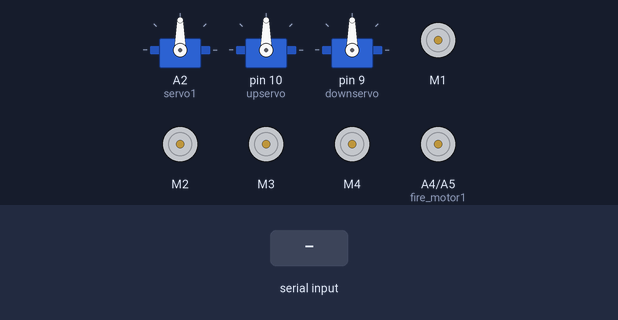
Simulated run of this sketch. Board: Arduino Uno, built with avr-gcc and run on an emulated ATmega328P. Shown: 3 × servo, 4 × DC motor (green arrow = forward, orange = backward, longer = faster), motor-driver pin pairs drawn as motors (green arrow = first pin HIGH = forward, orange = second pin HIGH = backward, longer = more drive). The test bench sets the inputs (shaded band).

Above: at 1.2 s.
1.3 s: "F" received over Serial
At 2.3 s:
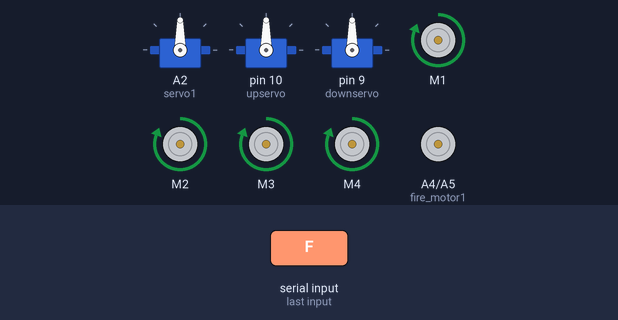
2.8 s: "B" received over Serial
At 3.4 s:
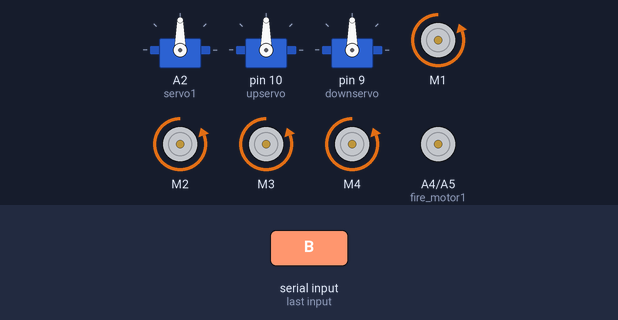
4.3 s: "L" received over Serial
At 5.5 s:
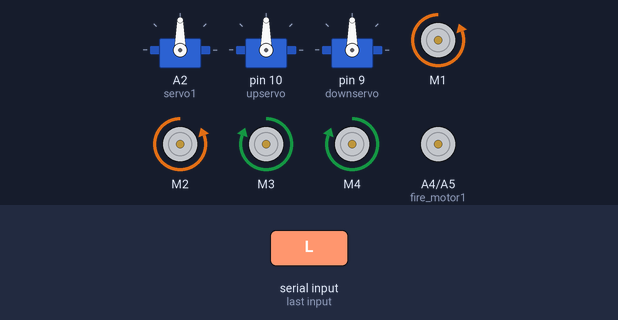
5.8 s: "R" received over Serial
At 6.9 s:
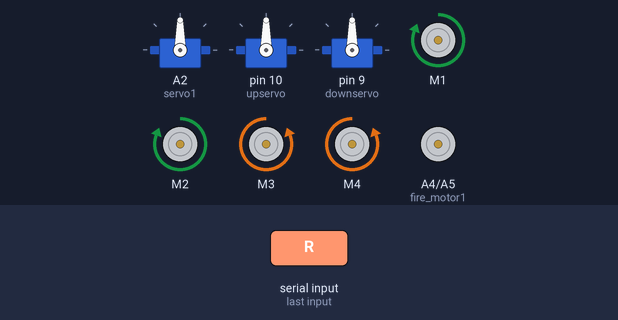
7.3 s: "f" received over Serial
At 8.0 s:
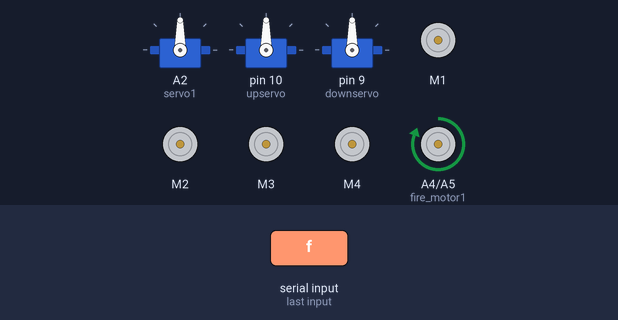
10.3 s: "F" received over Serial
At 13.1 s:
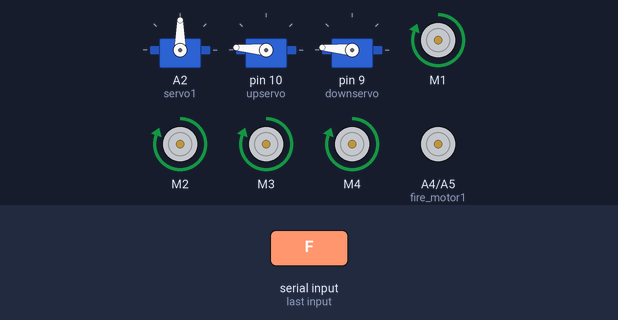
Timing chart, 0 to 14.3 s (numbered marks = the images above; inputs shaded):
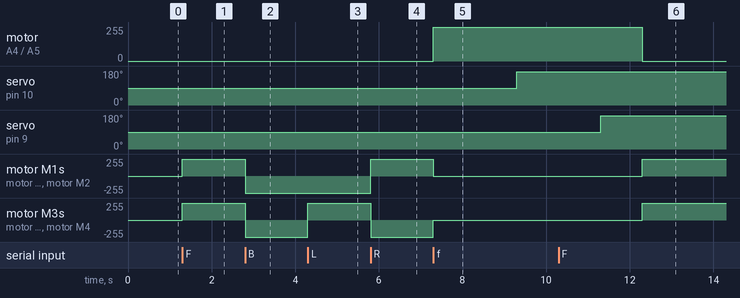

The sketch:

robolymbics_servo_direction.ino
```cpp
#include <AFMotor.h>
#include <Servo.h>
Servo servo1;//ultrasonic sensor
Servo upservo;//shooting servo
Servo downservo;//shooting servo
//initial motors pin
AF_DCMotor motor1(1);
AF_DCMotor motor2(2);
AF_DCMotor motor3(3);
AF_DCMotor motor4(4);
int const fire_motor1=A4;
int const fire_motor2=A5;
int pos = 0;
char command;

void setup()
{
  Serial.begin(9600);  //Set the baud rate to your Bluetooth module.
  servo1.attach(A2);
  upservo.attach(10);
  downservo.attach(9);
  pinMode(fire_motor1,OUTPUT);
  pinMode(fire_motor2,OUTPUT);
}

void loop(){
  digitalWrite(fire_motor1,LOW);
  digitalWrite(fire_motor2,LOW);
  servo1.write(90);
  if(Serial.available() > 0){
    command = Serial.read();
    Stop();
    switch(command){
    case 'F':
      forward();
      break;
    case 'B':
       back();
      break;
    case 'L':
      left();
      break;
    case 'R':
      right();
      break;
   /* case 'p':
      servoR();
      break;
    case 'O':
      servoL();
      break;*/
    case 'f':
      fire();
      break;
    case 'X':
    fireL();
    break;
    case 'Y':
    fireR();
    case'q':
    void stopfire();
    break;
    }
  }
}
void fireL(){

  }
  void fireR(){

    }
void stopfire(){
     digitalWrite(fire_motor1,LOW);
     digitalWrite(fire_motor2,LOW);
      }
void fire(){
  digitalWrite(fire_motor1,HIGH);
  digitalWrite(fire_motor2,LOW);
  delay(1000);
  upservo.write(90);
  delay(1000);
  upservo.write(175);
  delay(1000);
  downservo.write(90);
  delay(1000);
  downservo.write(175);
  delay(1000);

  }
/*void servoL(){
  for (pos =120; pos >=90 ; pos -= 1) {
    servo1.write(pos);
    delay(15);
    //Serial.println(pos);
  }
  }
void servoR(){
  for (pos = 0; pos <= 30; pos += 1) {
    servo1.write(pos);
    delay(15);
    //Serial.println(pos);
  }
  }*/

void forward()
{
  motor1.setSpeed(255); //Define maximum velocity
  motor1.run(FORWARD); //rotate the motor clockwise
  motor2.setSpeed(255); //Define maximum velocity
  motor2.run(FORWARD); //rotate the motor clockwise
  motor3.setSpeed(255);//Define maximum velocity
  motor3.run(FORWARD); //rotate the motor clockwise
  motor4.setSpeed(255);//Define maximum velocity
  motor4.run(FORWARD); //rotate the motor clockwise
  digitalWrite(8,HIGH);
}

void back()
{
  motor1.setSpeed(255); //Define maximum velocity
  motor1.run(BACKWARD); //rotate the motor anti-clockwise
  motor2.setSpeed(255); //Define maximum velocity
  motor2.run(BACKWARD); //rotate the motor anti-clockwise
  motor3.setSpeed(255); //Define maximum velocity
  motor3.run(BACKWARD); //rotate the motor anti-clockwise
  motor4.setSpeed(255); //Define maximum velocity
  motor4.run(BACKWARD); //rotate the motor anti-clockwise
}

void left()
{
  motor1.setSpeed(255); //Define maximum velocity
  motor1.run(BACKWARD); //rotate the motor anti-clockwise
  motor2.setSpeed(255); //Define maximum velocity
  motor2.run(BACKWARD); //rotate the motor anti-clockwise
  motor3.setSpeed(255); //Define maximum velocity
  motor3.run(FORWARD);  //rotate the motor clockwise
  motor4.setSpeed(255); //Define maximum velocity
  motor4.run(FORWARD);  //rotate the motor clockwise
}

void right()
{
  motor1.setSpeed(255); //Define maximum velocity
  motor1.run(FORWARD); //rotate the motor clockwise
  motor2.setSpeed(255); //Define maximum velocity
  motor2.run(FORWARD); //rotate the motor clockwise
  motor3.setSpeed(255); //Define maximum velocity
  motor3.run(BACKWARD); //rotate the motor anti-clockwise
  motor4.setSpeed(255); //Define maximum velocity
  motor4.run(BACKWARD); //rotate the motor anti-clockwise
}

void Stop()
{
  motor1.setSpeed(0); //Define minimum velocity
  motor1.run(RELEASE); //stop the motor when release the button
  motor2.setSpeed(0); //Define minimum velocity
  motor2.run(RELEASE); //rotate the motor clockwise
  motor3.setSpeed(0); //Define minimum velocity
  motor3.run(RELEASE); //stop the motor when release the button
  motor4.setSpeed(0); //Define minimum velocity
  motor4.run(RELEASE); //stop the motor when release the button
}
```

Measured:
- after the input at 1.3 s, motor M1–4: stopped → forward 255/255 at once
- after the input at 2.8 s, motor M1–4: forward 255/255 → backward 255/255 at once
- after the input at 4.3 s, motor M3, motor M4: backward 255/255 → forward 255/255 at once
- after the input at 5.8 s, motor M1, motor M2: backward 255/255 → forward 255/255 at once; motor M3, motor M4: forward 255/255 → backward 255/255 at once
- after the input at 7.3 s, motor on A4 (fire_motor1) / A5 (fire_motor2): stopped → forward 255/255 at once; servo on pin 10 (upservo): 90° → 175° after 2.0 s; motor M1, motor M2: forward 255/255 → stopped at once; motor M3, motor M4: backward 255/255 → stopped at once
- after the input at 10.3 s, motor M1–4: stopped → forward 255/255 after 2.0 s
